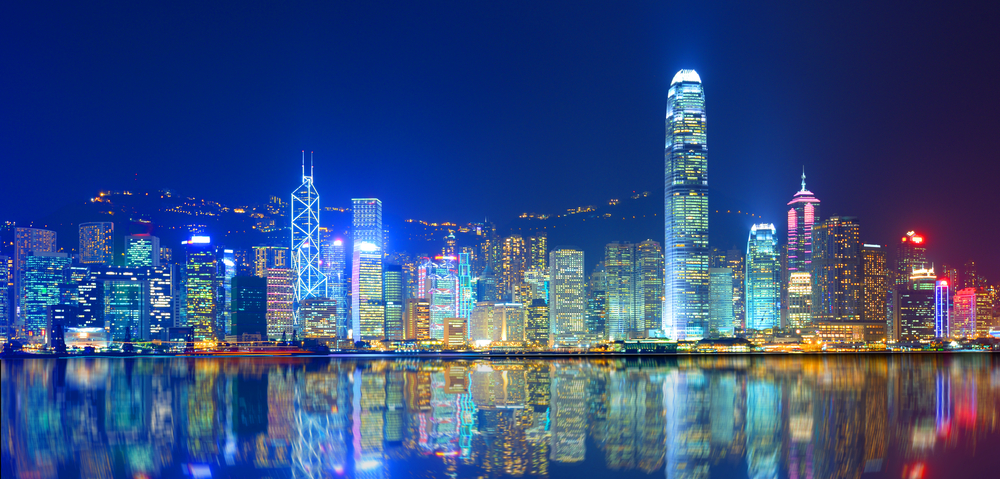
//> input picture A2/cityscape.jpg, 1000 x 479 px
$ ./A2   (built with g++ and OpenCV 4)
//> lines starting //> are read from the running program, lines starting //| are printed output that depends on the picture
#include "opencv2/core/core.hpp"
#include "opencv2/imgproc/imgproc.hpp"
#include "opencv2/highgui/highgui.hpp"
#include <iostream>

using namespace cv;
using namespace std;

/*
 * Large portions of this code are used from ex05fourier.cpp written by Ross Beveridge.
   His code was written based off of a tutorial online about DFT in OpenCV
 */

void dftQuadSwap (Mat& img)  {
    // rearrange the quadrants of Fourier image  so that the origin is at the image center
    int cx = img.cols/2;
    int cy = img.rows/2;

    Mat q0(img, Rect(0, 0, cx, cy));   // Top-Left - Create a ROI per quadrant
    Mat q1(img, Rect(cx, 0, cx, cy));  // Top-Right
    Mat q2(img, Rect(0, cy, cx, cy));  // Bottom-Left
    Mat q3(img, Rect(cx, cy, cx, cy)); // Bottom-Right

    Mat tmp;                           // swap quadrants (Top-Left with Bottom-Right)
    q0.copyTo(tmp);
    q3.copyTo(q0);
    tmp.copyTo(q3);

    q1.copyTo(tmp);                    // swap quadrant (Top-Right with Bottom-Left)
    q2.copyTo(q1);
    tmp.copyTo(q2);
}

void switchLogScale(Mat& img) {
    img += Scalar::all(1);                    // switch to logarithmic scale
    log(img, img);
}

void complexMultiply(Mat& s1, Mat& s2, Mat& res){
    Mat s1p[]  = {Mat_<float>(s1),  Mat::zeros(s1.size(),  CV_32F)};
    Mat s2p[]  = {Mat_<float>(s2),  Mat::zeros(s2.size(),  CV_32F)};
    Mat resp[] = {Mat_<float>(res), Mat::zeros(res.size(), CV_32F)};
    split(s1, s1p);
    split(s2, s2p);
    split(res, resp);
    // real then the imaginary part of the result
    resp[0] = (s1p[0] * s2p[0]) - (s1p[1] * s2p[1]);
    resp[1] = (s1p[0] * s2p[1]) + (s1p[1] * s2p[0]);
    merge(resp, 2, res);
}

int main(int argc, char ** argv)
{

    //  Start by loading the image to be smoothed
    const char* filename = argc >=2 ? argv[1] : "cityscape.jpg";

    Mat inImg = imread(filename, CV_LOAD_IMAGE_COLOR);
//> inImg is the input picture: 479 rows x 1000 cols, CV_8UC3; mean B, G, R 128.2, 76.2, 52.6
    if( inImg.empty())
        return -1;

    Mat img;                            //expand input image to optimal size
    int m = getOptimalDFTSize( img.rows );
    int n = getOptimalDFTSize( img.cols ); // on the border add zero values
    copyMakeBorder(inImg, img, 0, m - img.rows, 0, n - img.cols, BORDER_CONSTANT, Scalar::all(0));
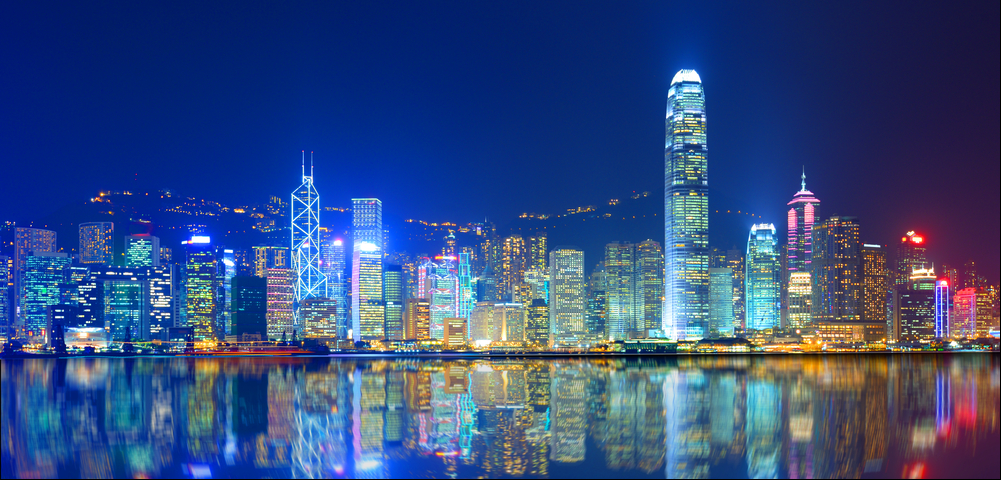
//> img: 480 rows x 1001 cols, CV_8UC3; mean B, G, R 127.8, 75.9, 52.5
    imshow("Padded Source Image", img);
    cout << img.channels() << endl;
//| 3

    Mat bgr[3];
    split(img,bgr);
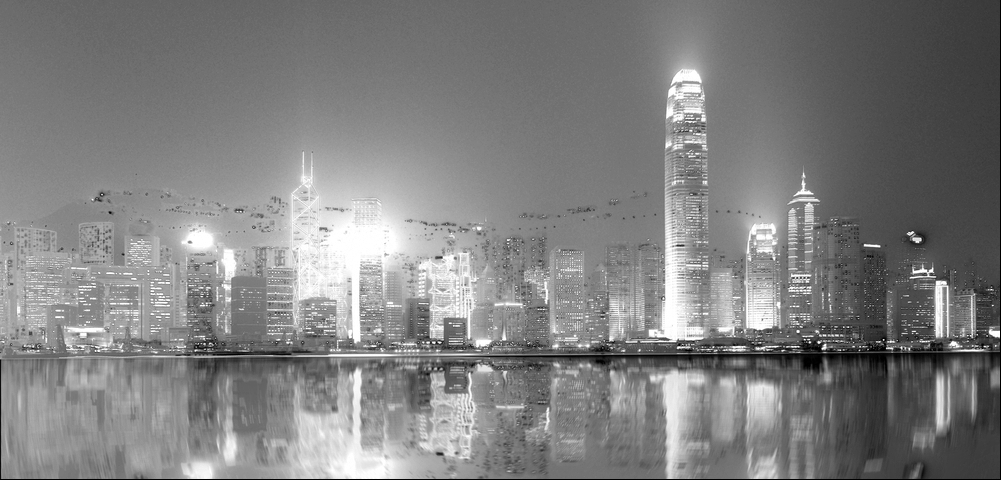
//> bgr[0]: 480 rows x 1001 cols, CV_8UC1; min 0, max 255, mean 127.8
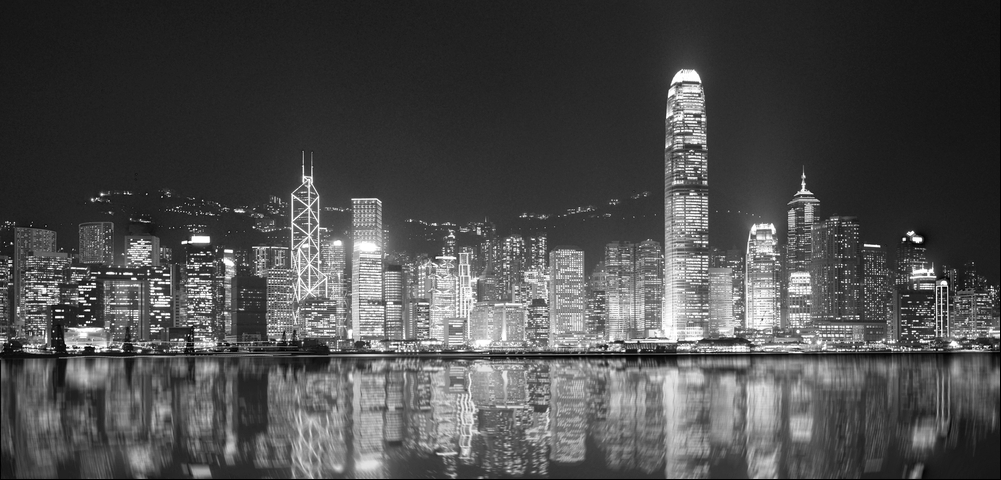
//> bgr[1]: 480 rows x 1001 cols, CV_8UC1; min 0, max 255, mean 75.9
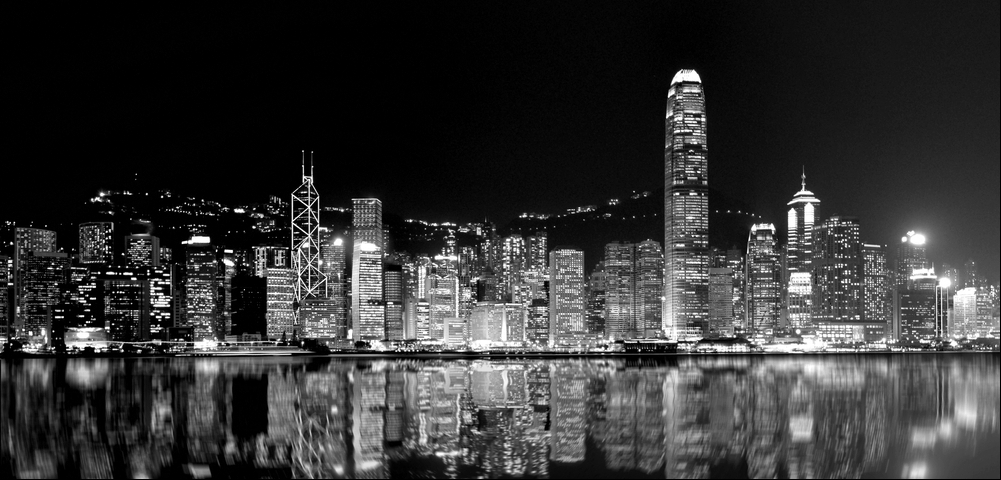
//> bgr[2]: 480 rows x 1001 cols, CV_8UC1; min 0, max 255, mean 52.5

    Mat bPlane[] = {Mat_<float>(bgr[0]), Mat::zeros(bgr[0].size(), CV_32F)};
//> bPlane[1]: 480 rows x 1001 cols, CV_32FC1; every value is 0
    Mat gPlane[] = {Mat_<float>(bgr[1]), Mat::zeros(bgr[1].size(), CV_32F)};
    Mat rPlane[] = {Mat_<float>(bgr[2]), Mat::zeros(bgr[2].size(), CV_32F)};

    Mat bRI, gRI, rRI;
    merge(bPlane, 2, bRI);
    merge(gPlane, 2, gRI);
    merge(rPlane, 2, rRI);

    dft(bRI, bRI, DFT_COMPLEX_OUTPUT);
    dft(gRI, gRI, DFT_COMPLEX_OUTPUT);
    dft(rRI, rRI, DFT_COMPLEX_OUTPUT);

    Mat inverseTransform;
    Mat channels[3];
    dft(bRI, inverseTransform, cv::DFT_INVERSE|cv::DFT_REAL_OUTPUT);
    normalize(inverseTransform, inverseTransform, 0, 1, CV_MINMAX);
    //channels[0] = inverseTransform;
    channels[0] = Mat::zeros(bRI.size(), CV_32F);
    imshow("Reconstructed B", channels[0]);
    dft(gRI, inverseTransform, cv::DFT_INVERSE|cv::DFT_REAL_OUTPUT);
    normalize(inverseTransform, inverseTransform, 0, 1, CV_MINMAX);
    //channels[1] = inverseTransform;
    channels[1] = Mat::zeros(gRI.size(), CV_32F);
    imshow("Reconstructed G", channels[1]);
    dft(rRI, inverseTransform, cv::DFT_INVERSE|cv::DFT_REAL_OUTPUT);
    normalize(inverseTransform, inverseTransform, 0, 1, CV_MINMAX);
    channels[2] = inverseTransform;
    //channels[2] = Mat::zeros(rRI.size(), CV_32F);
    imshow("Reconstructed R", channels[2]);
    Mat output;
    merge(channels,3,output);
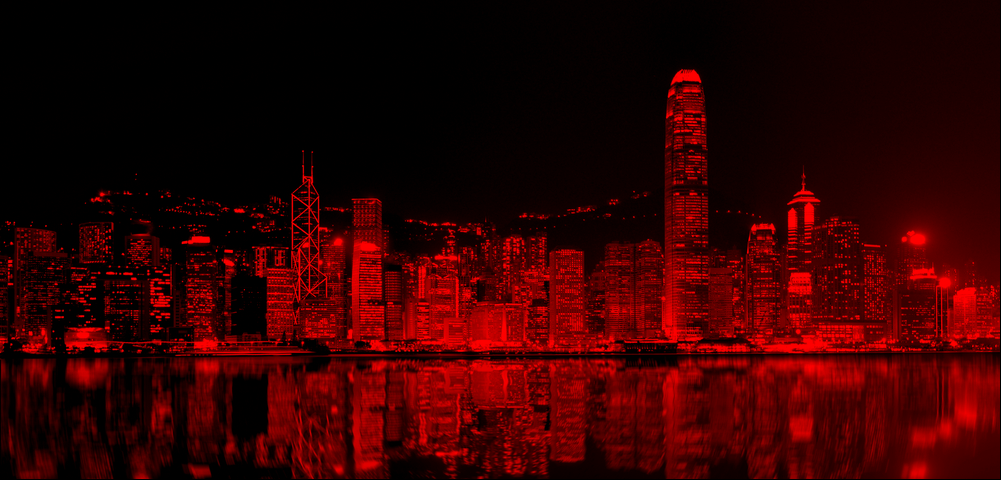
//> output: 480 rows x 1001 cols, CV_32FC3; mean B, G, R 0, 0, 0.206
    cout << "Blue:  " << channels[0].size().width << " x " << channels[0].size().height << " x " << channels[0].channels() << endl;
//| Blue:  1001 x 480 x 1
    cout << "Green: " << channels[1].size().width << " x " << channels[1].size().height << " x " << channels[1].channels() << endl;
//| Green: 1001 x 480 x 1
    cout << "Red:   " << channels[2].size().width << " x " << channels[2].size().height << " x " << channels[2].channels() << endl;
//| Red:   1001 x 480 x 1
    cout << "out:   " << output.size().width << " x " << output.size().height << " x " << output.channels() << endl;
//| out:   1001 x 480 x 3
    imshow("Reconstructed", output);
    imwrite("cityOut.jpg",output);

    // normalize(bRI, bRI, 0, 1, CV_MINMAX);
    // normalize(gRI, gRI, 0, 1, CV_MINMAX);
    // normalize(rRI, rRI, 0, 1, CV_MINMAX);

    // imshow("DFT of blue", bRI);
    // imshow("DFT of green", gRI);
    // imshow("DFT of red", rRI);

    // split(bRI,bPlane);
    // split(gRI,gPlane);
    // split(rRI,rPlane);

    // magnitude(bPlane[0], bPlane[1], bPlane[0]);
    // magnitude(gPlane[0], gPlane[1], gPlane[0]);
    // magnitude(rPlane[0], rPlane[1], rPlane[0]);

    // Mat magB, magG, magR;
    // magB = bPlane[0];
    // magG = gPlane[0];
    // magR = rPlane[0];

    // switchLogScale(magB);
    // switchLogScale(magG);
    // switchLogScale(magR);

    // normalize(magB, magB, 0,1,CV_MINMAX);
    // normalize(magG, magG, 0,1,CV_MINMAX);
    // normalize(magR, magR, 0,1,CV_MINMAX);

    // dftQuadSwap(magB);
    // dftQuadSwap(magG);
    // dftQuadSwap(magR);

    // imshow("DFT of blue", magB);
    // imshow("DFT of green", magG);
    // imshow("DFT of red", magR);

    // Mat inverseTransform;
    // dft(magB, inverseTransform, cv::DFT_INVERSE|cv::DFT_REAL_OUTPUT);
    // dftQuadSwap(inverseTransform);
    // normalize(inverseTransform, inverseTransform, 0, 1, CV_MINMAX);
    // bgr[0] = inverseTransform;

    // dft(magG, inverseTransform, cv::DFT_INVERSE|cv::DFT_REAL_OUTPUT);
    // dftQuadSwap(inverseTransform);
    // normalize(inverseTransform, inverseTransform, 0, 1, CV_MINMAX);
    // bgr[1] = inverseTransform;

    // dft(magR, inverseTransform, cv::DFT_INVERSE|cv::DFT_REAL_OUTPUT);
    // dftQuadSwap(inverseTransform);
    // normalize(inverseTransform, inverseTransform, 0, 1, CV_MINMAX);
    // bgr[2] = inverseTransform;

    // merge(bgr,3,img);
    // imshow("Reconstructed", img);


    // Now construct a Gaussian kernel
    // float sigma = 2.0;

    // Mat kernelX   = getGaussianKernel(img.rows, sigma, CV_32FC1);
    // Mat kernelY   = getGaussianKernel(img.cols, sigma, CV_32FC1);
    // Mat kernel  = kernelX * kernelY.t();
    // Mat kernel_d = kernel.clone();
    // normalize(kernel_d, kernel_d, 0, 1, CV_MINMAX);
    // imshow("Spatial Domain", kernel_d);

    // Build complex images for both the source image and the Gaussian kernel
    //Mat imgPlanes[] = {Mat_<float>(img(0)),    Mat::zeros(img(0).size(),    CV_32F)};
    // //Mat kerPlanes[] = {Mat_<float>(kernel), Mat::zeros(kernel.size(), CV_32F)};
    // Mat imgRI, prdRI;
    // //Mat kerRI
    // merge(imgPlanes, 2, imgRI);
    // //merge(kerPlanes, 2, kerRI);
    // prdRI = imgRI.clone();
    // dft(imgRI, imgRI, DFT_COMPLEX_OUTPUT);
    // //dft(kerRI, kerRI, DFT_COMPLEX_OUTPUT);
    // //complexMultiply(imgRI, kerRI, prdRI);
    // //mulSpectrums(imgRI, kerRI, prdRI, DFT_COMPLEX_OUTPUT);

    // Mat inverseTransform;
    // dft(imgRI, inverseTransform, cv::DFT_INVERSE|cv::DFT_REAL_OUTPUT);
    // dftQuadSwap(inverseTransform);
    // normalize(inverseTransform, inverseTransform, 0, 1, CV_MINMAX);
    // imshow("Reconstructed", inverseTransform);
    waitKey();
    return 0;
}

$ run again, with A2/colostate_quad_bw_512.png saved as A2/cityscape.jpg
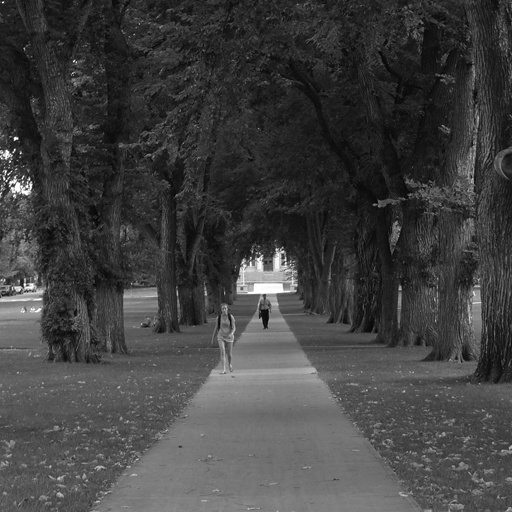
//> input picture A2/colostate_quad_bw_512.png, 512 x 512 px
//> inImg is the input picture: 512 rows x 512 cols, CV_8UC3; min 3, max 255, mean 65.1
//> `copyMakeBorder(inImg, img, 0, m - img.rows, 0, n - img.cols, BORDER_CO..`:
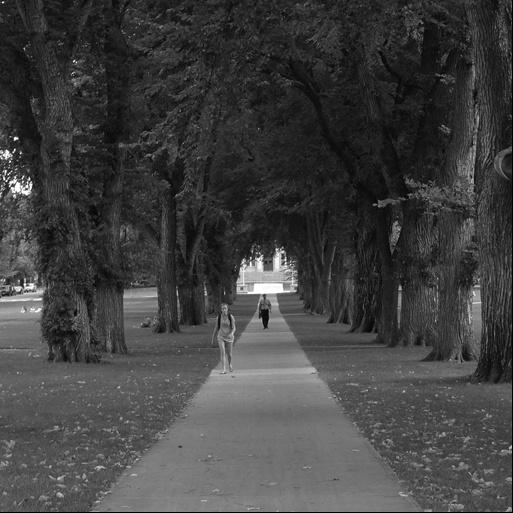
//> img: 513 rows x 513 cols, CV_8UC3; min 0, max 255, mean 64.9
//| 3
//> `merge(channels,3,output);`:
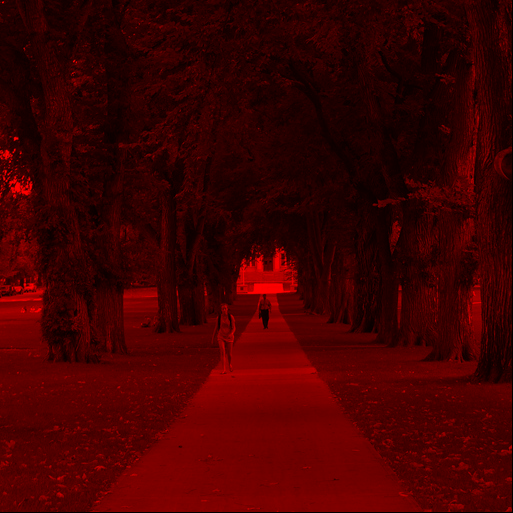
//> output: 513 rows x 513 cols, CV_32FC3; mean B, G, R 0, 0, 0.254
//| Blue:  513 x 513 x 1
//| Green: 513 x 513 x 1
//| Red:   513 x 513 x 1
//| out:   513 x 513 x 3
